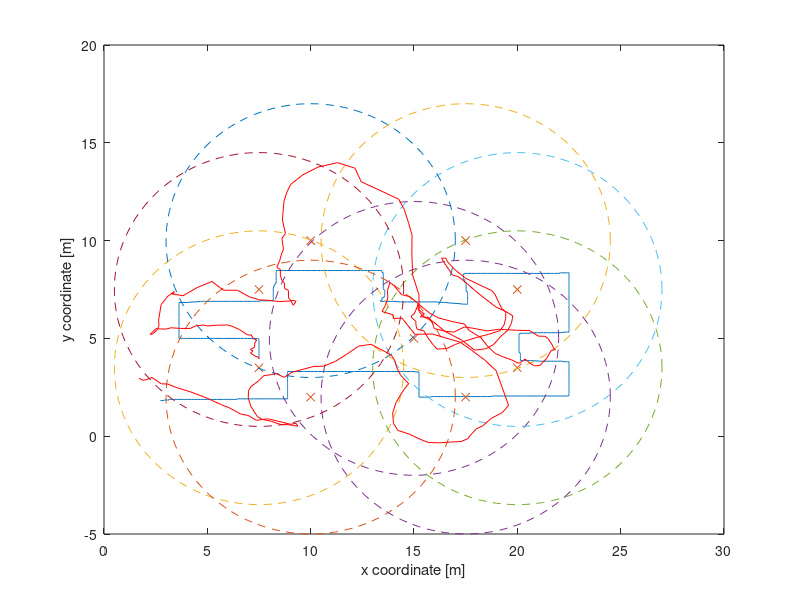

Source code (MATLAB):
%%%%%%%%%%%%%%%%%%%%%%%%%%%%%%%%%%%%%%%%%%%%%%%%%%%%%
%EKF tracking 2D with PV model and RSSI measurements%
%%%%%%%%%%%%%%%%%%%%%%%%%%%%%%%%%%%%%%%%%%%%%%%%%%%%%
clear all;
close all;
clc;
%% load the trajectory
file = load('hard2.mat');
%file = load('easy2.mat');
X = file.X;

N = size(X,1);

%% define the positions of the sensors
radius = 7;% this is how far the sensor can work 
s = [7.5,3.5;   ...
     15,5;      ...
     20,3.5;    ...
     20,7.5;    ...
     7.5,7.5;   ...
     10,10;     ...
     10,2;      ...
     17.5,10;   ...
     17.5,2;    ...
    ];

% define polling query of sensors
dt = 5;
% number of sensors
p = size(s,1);
% dimension of the states : 2D motion x,y
n = 2;

count = 0;
for t=dt+1:dt:N
    v(t) =  sqrt((X(t,1)-X(t-dt,1))^2 + (X(t,2)-X(t-dt,2))^2 )/dt;
    delta_v(t) = abs(v(t)-v(t-dt));
    count = count+1;
end

v_mean = sum(v)/count;
delta_v_mean = sum(delta_v)/count;
% we can otherwise suppose that a man walking in a room
% mantain a constant velocity of 0.75 m/s


%% plot the trajectory and sensors position
figure;
plot(X(:,1),X(:,2));
hold on;
plot(s(:,1),s(:,2), 'x');
t = linspace(0,2*pi);
for j=1:size(s,1)
    plot(radius*cos(t)+s(j,1),radius*sin(t)+s(j,2),'--');
end


% NEW MODEL
%% process covariance : velocity acceleration model
accel_noise_mag = .001; % process noise: the variability in how fast the target is speeding up (stdv of acceleration: meters/sec^2)
accel_noise_mag =(0.75)^2 / dt; %%consider constant velocity

Ex = [  dt^3/3 0 dt^2/2 0; ...
       0 dt^3/3 0 dt^2/2; ...
       dt^2/2 0 dt 0; ...
       0 dt^2/2 0 dt] .* accel_noise_mag; % Ex convert the process noise (stdv) into covariance matrix
    
%Ex = diag([0.1, 0.1, 1.0, 1.0])* 10^1.650; % (from Perong et.Al)
%Ex = diag([0.1, 0.1, 1.0, 1.0])* 10^1.850; % (from Perong et.Al)
%Ex = eye(4);
    
%% [state transition (state + velocity)] + [input control (acceleration)]
F = [1 0 dt 0; ... % state update matrice
     0 1 0 dt; ...
     0 0 1 0; ...
     0 0 0 1]; 
 
 
%% we don't consider the accerelation for now, just use constant velocity
%G = [(dt^2/2) 0 ; 0 (dt^2/2); dt 0 ; 0 dt];
%u = [1;1]*0.0005; % define acceleration magnitude


%% parameters of the measurement model (taken from Peerapong et.Al)
Pd_0 = 3.0; % RSSI value at 1m [dBm]
R_0  = 1.0; % reference or breakpoint distance [m] 
l = 3.0;    % path loss exponent

%% Initialization
%x_hat = [X(1,1); X(1,2)];
x_hat = [X(1,1); X(1,2); 0; 0 ];
P = Ex; % estimate of initial position variance (covariance matrix)
prediction = x_hat';

%% Simulate noised measurements
distances = zeros(size(s,1),N);
noised_distances = zeros(size(s,1),N);
for t=1:N
     for k=1:size(s,1)
         distances(k,t) = sqrt((X(t,1)-s(k,1)).^2 + (X(t,2)-s(k,2)).^2);
         radio_power(k,t) = Pd_0 - 5*l*log10(distances(k,t));
         if distances(k,t) > radius
             distances(k,t) = 0;
         else
             noised_distances(k,t) = awgn(distances(k,t),10);
             noised_radio_power(k,t) = radio_power(k,t) + sqrt(4.35)*randn(1); %Pd_0 - 5*l*log10(distances(k,t)) - power_noise;
         end
         
     end
end

%% output covariance : each sensor has its own uncertainty and it's uncorrelated with the others
Ez = eye(p) * 10^4.565; % (from Perong et.Al)


%% Kalman filter
number_est = 1;
dist_max = 0;
for t=1:dt:N
    
    %z = noised_distances(:,t);
    z = noised_radio_power(:,t);
    h = zeros(size(s,1),1);
    for k=1:size(s,1)
        if z(k) ~=0
            h(k) = sqrt((x_hat(1) - s(k,1)).^2 + (x_hat(2) - s(k,2)).^2);
            h(k) = Pd_0 - 5*l*log10(h(k));
        end
    end
    
    %% building H matrix
    H = [];
    active_sensors = 0;
    for i=1:size(z,1)
        if z(i) ~= 0 % si linearizza e si calcola nella predizione precedente
            
            %dh_dx = (x_hat(1)-s(i,1))/sqrt((x_hat(1)-s(i,1))^2 + (x_hat(2)-s(i,2))^2);
            %dh_dy = (x_hat(2)-s(i,2))/sqrt((x_hat(1)-s(i,1))^2 + (x_hat(2)-s(i,2))^2);
            
            dh_dx = -5*l*2*(x_hat(1)-s(i,1)) / (log(10)*((x_hat(1)-s(i,1))^2 + (x_hat(2)-s(i,2))^2));
            dh_dy = -5*l*2*(x_hat(2)-s(i,2)) / (log(10)*((x_hat(1)-s(i,1))^2 + (x_hat(2)-s(i,2))^2));
            %H = [H;  dh_dx dh_dy]; 
            H = [H;  dh_dx dh_dy 0 0 ];
            active_sensors = active_sensors + 1;
        else
            %H = [H; 0 0 ];
            H = [H; 0 0 0 0];
        end
    end
    
    if active_sensors<2
        disp('Attenzione sensori rilevati inferiori a 2');
    end
    %% prediction step
    
    % project the state ahead
    x_hat = F * x_hat; % PV model
    %x_hat =  F * x_hat + G*u; % PVA model
    
    % project the covariance ahead
    P_hat = F*P*F' + Ex;
    
    %% correction step
    
    % compute the kalman gain
    K = P_hat*H' * inv(H*P_hat*H' + Ez); 
    
    % update the state estimate with measurement z(t)
    x_hat = x_hat + K*(z-h);
    % update the error covariance
    %P = (eye(2)-K*H)*P_hat;
    P = (eye(4)-K*H)*P_hat;
    
    
    prediction = [prediction; x_hat'];
    
  %% compute distance error 
    
    x_err(number_est) = X(t,1) - x_hat(1);
    y_err(number_est) = X(t,2) - x_hat(2);
    
    dist(number_est) = sqrt(x_err(number_est).^2 + y_err(number_est).^2);
    
    if dist(number_est) > dist_max
        dist_max = dist(number_est);
        pos_dist_max = number_est;
    end
    
    number_est = number_est+1;
    
end

dist_err = sum(dist) / number_est;
RMSE_x = sqrt(sum(x_err.^2)/number_est);
RMSE_y = sqrt(sum(y_err.^2)/number_est);
RMSE_net = sqrt(RMSE_x.^2 + RMSE_y.^2);


disp(['Distance Error  Avg: ',num2str(dist_err)]);
disp(['Distance Error Max : ',num2str(dist_max)]);
disp(['RMSE_x : ',num2str(RMSE_x)]);
disp(['RMSE_y : ',num2str(RMSE_y)]);
disp(['RMSE_net : ',num2str(RMSE_net)]);

plot(prediction(:,1),prediction(:,2),'Color','Red');
xlabel('x coordinate [m]');
ylabel('y coordinate [m]');

